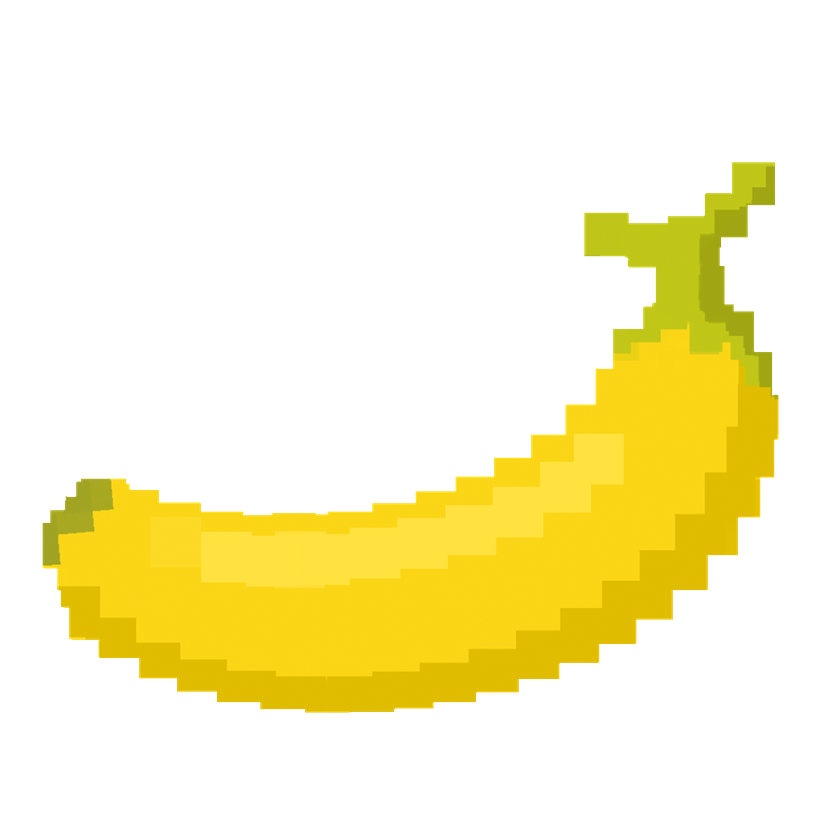
#> input picture layout_pictures/BANANA.png, 840 x 840 px, shrunk from 1200 x 1200 before the run, found by its file name; its folder holds only this picture in this run
$ python trans.py
#> lines starting #> are read from the running program, lines starting #| are printed output that depends on the picture; after the words box and inside, x2 and y2 are one past the last pixel; in counts of white or black regions, pixels touching at a corner belong together
import numpy as np
import matplotlib.image as im
import os

dirs = set(["animations", "pictures", "layout_pictures"])
#direktori za obdelat
for dir in dirs:
    files = os.listdir(dir)
    for file in files:
        img = im.imread(dir+"\\"+file)
#> img is the input picture: shape (840, 840, 4) float32; mean R, G, B, A 0.226, 0.197, 0.022, 0.238
        h, w, c = img.shape
#> h = 840; w = 840; c = 4
        #če ima slika transparentnost vse pixle, ki niso dovolj "močni" naredimo nevidne
        #ostale pa nastavimo da so polno transparentni
        if c == 4:
            for i in range(h):
                for j in range(w):
                    if img[i][j][3] <=0.3:
                        img[i][j][3] = 0
                    else:
                        img[i][j][3] = 1
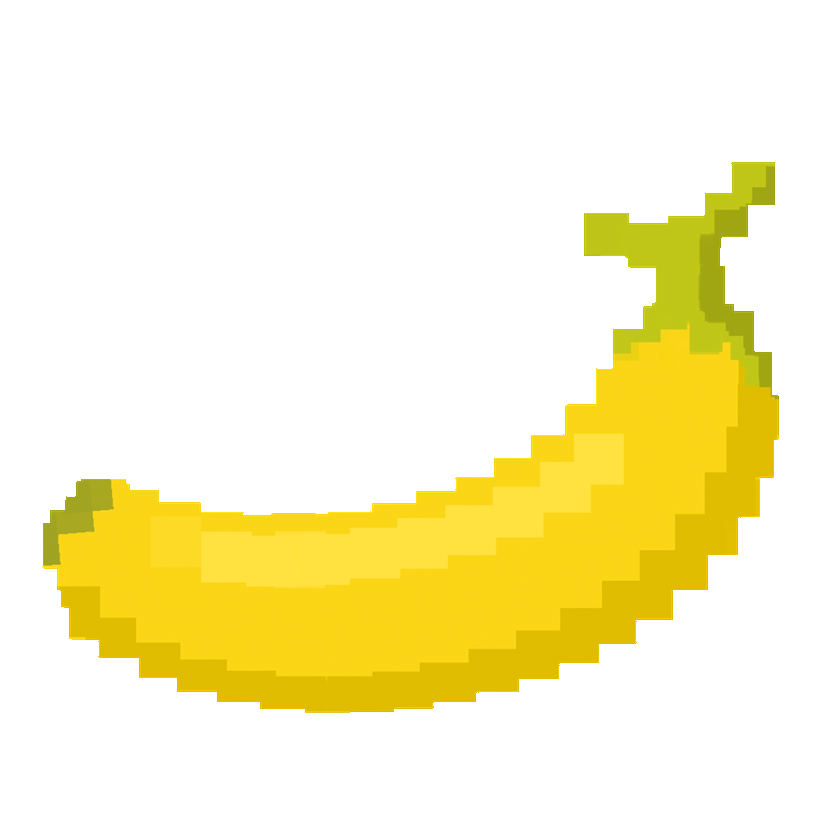
#> img: shape (840, 840, 4) float32; 1.09% of pixels changed, all inside (x1, y1, x2, y2) = (40, 160, 781, 715); transparent parts drawn white
        im.imsave(dir+"\\"+file ,img)
#> (the run stopped early here; a loop or call above may not have finished)
